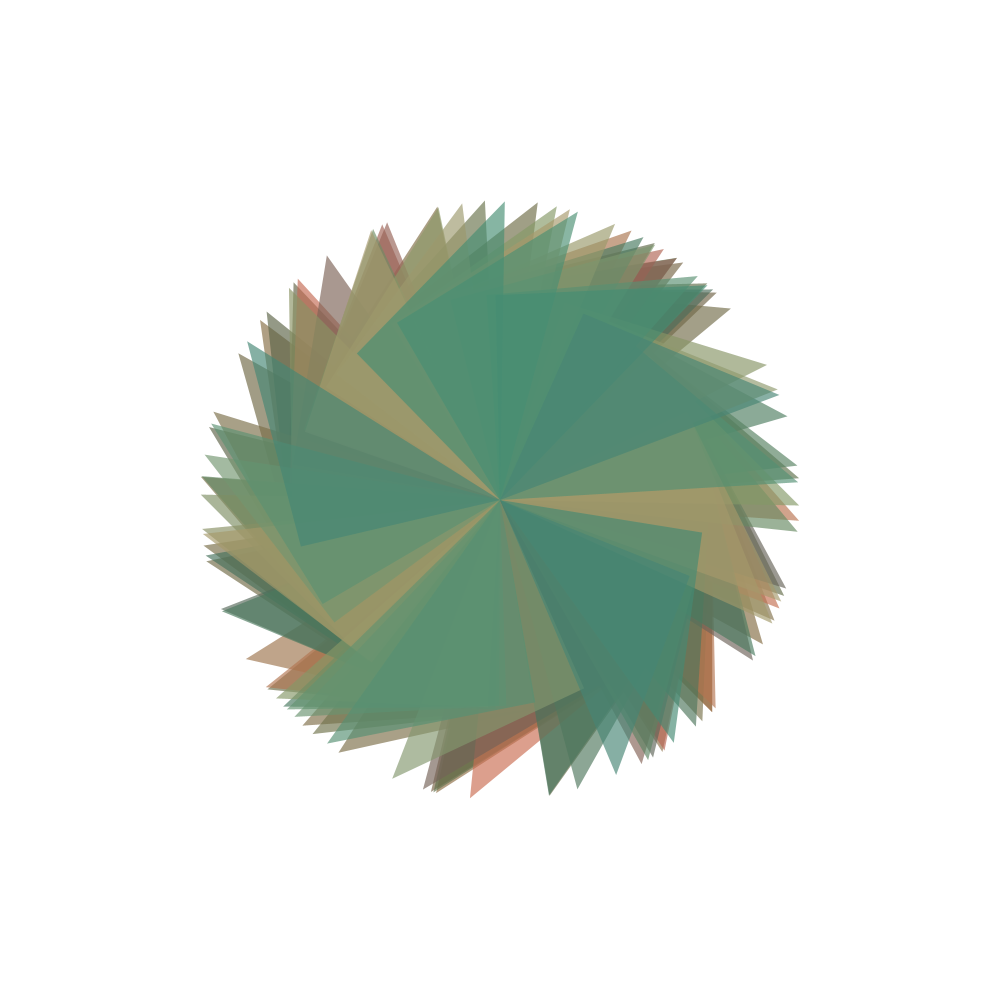
Frame 1 (no input)
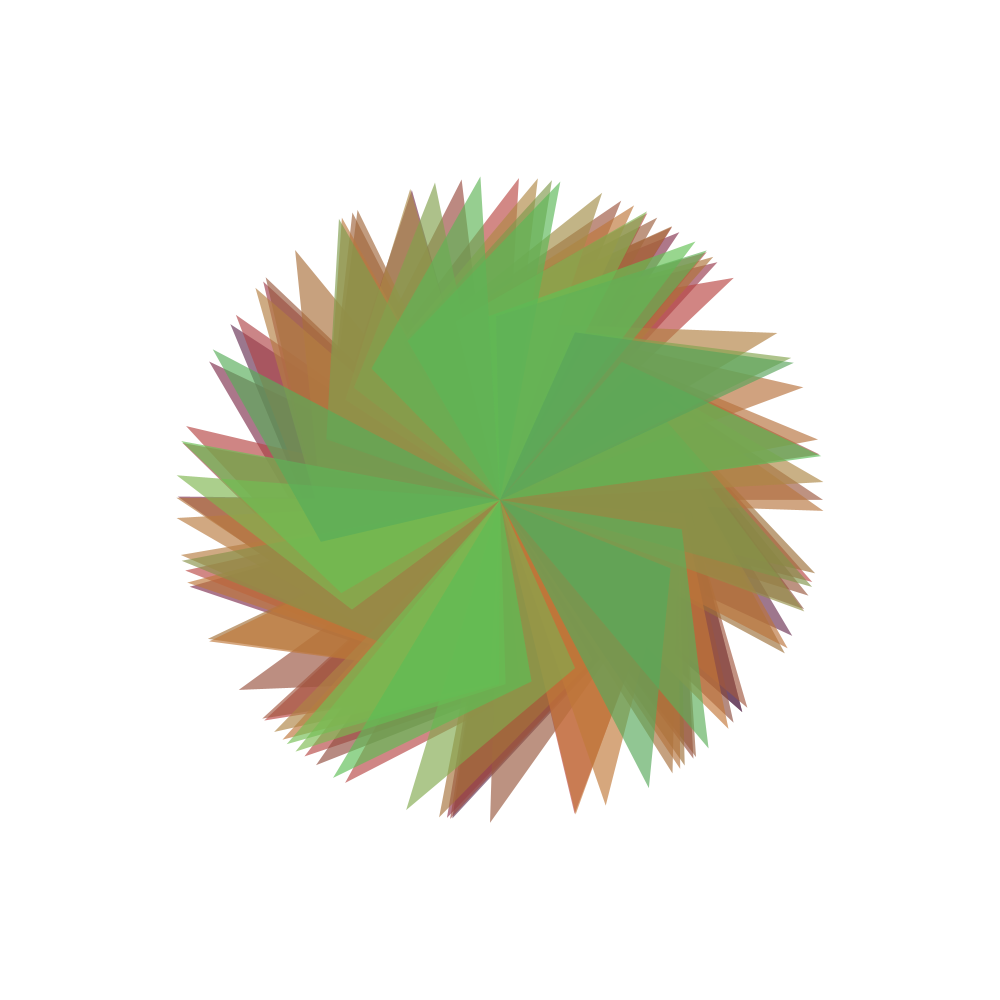
Frame 60 (the mouse pressed at the canvas centre just before this capture)
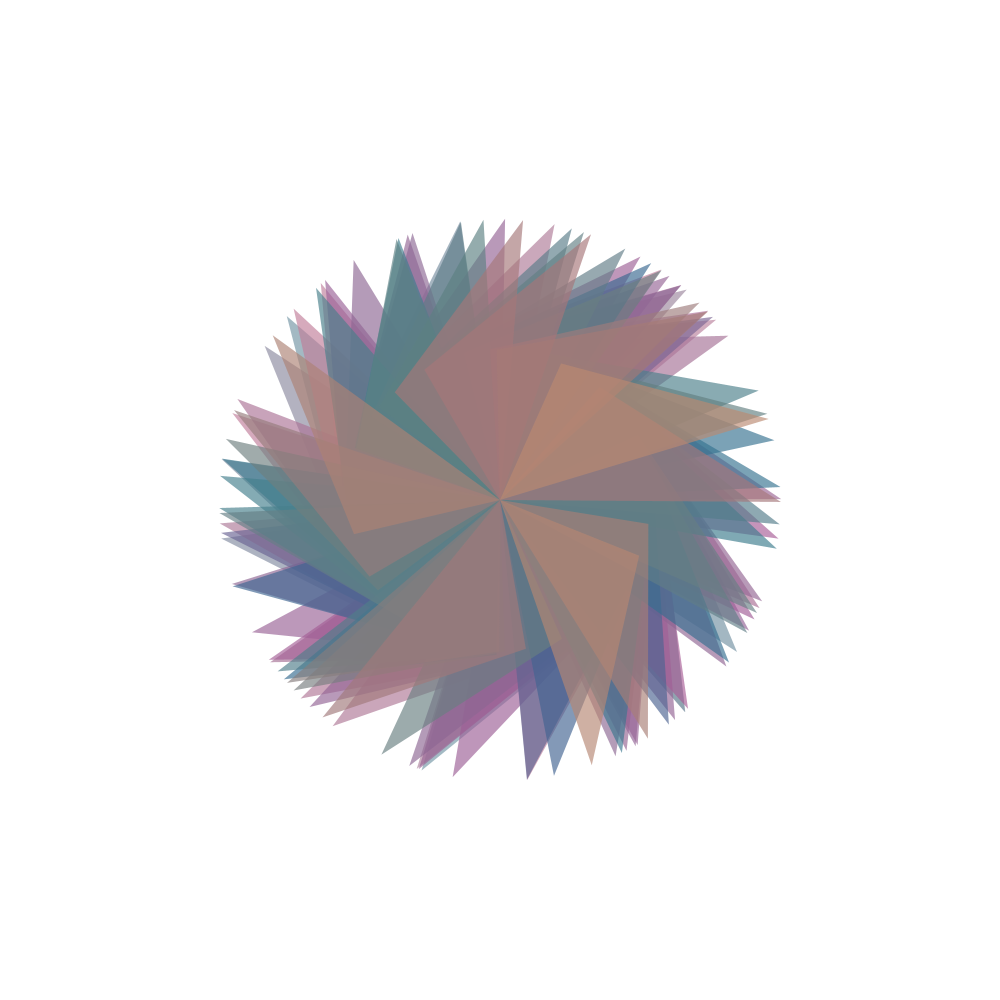
Frame 120 (the mouse held since frame 60 and released just before this capture)

The Processing sketch that drew these frames (run headless with seeded random() and noise(); from frame 60 on, the mouse is pressed at the canvas centre):

// Processing sketch: processing_181214
// ── processing_181214.pde

float x1Off = 0.0;
float x2Off = 0.0;
float y2Off = 0;
float rougeOff = 0;
float vertOff = 100;
float bleuOff = 1000;
float alphaOff = 10000;
float x1increment = 0.0006;
float x2increment = 0.0003;
float y2increment = 0.000000001;
float rIncrement = 0.05;
float vIncrement = 0.02;
float bIncrement = 0.005;
float aIncrement = 0.00002;


void setup() {
  size(1000, 1000);
  smooth();
  //frameRate(1);
  noStroke();
  //noLoop();
}


void draw() {
  background(255);
  pushMatrix();
  translate(width/2, height/2);
  rosace();
}

void mousePressed() {
  redraw();
}


void rosace() {
  for (float r = 0; r < 16*TWO_PI; r++) {
    int rouge = int (noise(rougeOff)*255);
    int vert = int (noise(vertOff)*255);
    int bleu = int (noise(bleuOff)*255);
    int alpha = int (noise(alphaOff)*255);
    fill(rouge, vert, bleu, alpha);
    //noFill();
    beginShape();
    vertex (0, 0);
    vertex (noise(x1Off)*350, 0);
    vertex (noise(x2Off)*350, noise(y2Off)*350);
    //vertex (0, 0);
    //vertex (random(225), 0);
    //vertex (random(225), random(225));
    endShape(CLOSE);
    rotate(r);
    x1Off += x1increment;
    x2Off += x2increment;
    y2Off += y2increment;
    rougeOff += rIncrement;
    vertOff += vIncrement;
    bleuOff += bIncrement;
    alphaOff += aIncrement;
  }
  popMatrix();
}
